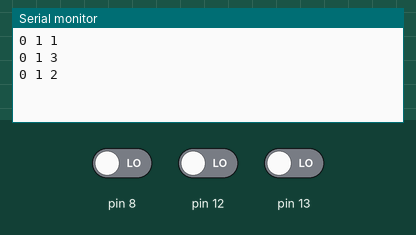
This sketch was run on a simulated Arduino Uno, built with avr-gcc and run on an emulated ATmega328P. Shown: the last lines printed to the serial monitor. The inputs (shaded band) are chosen by the test bench; at power-on: pin 8 LOW, pin 12 LOW, pin 13 LOW.

Above: at 1.2 s.
1.3 s: pin 8 driven HIGH
At 2.5 s:
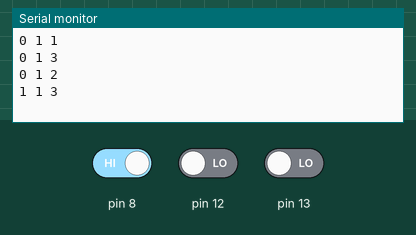
2.8 s: pin 12 driven HIGH
At 3.8 s:
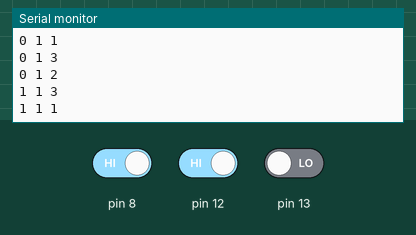
4.3 s: pin 13 driven HIGH
At 5.0 s:
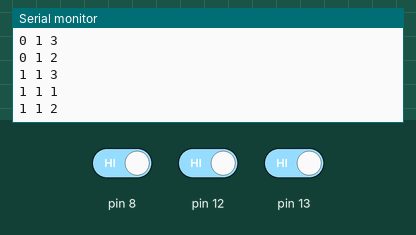
Timing chart, 0 to 7.3 s (numbered marks = the images above; inputs shaded):
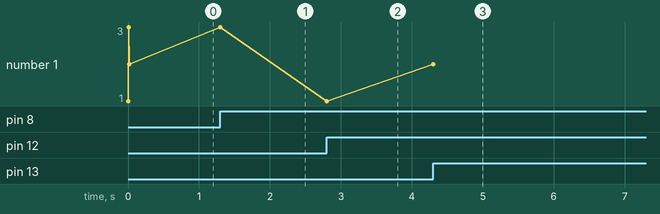

Measured:
- after the input at 1.3 s, the serial monitor: prints a new line at once (image 1)
- after the input at 2.8 s, the serial monitor: prints a new line at once (image 2)
- after the input at 4.3 s, the serial monitor: prints a new line at once (image 3)
- plotted number 1: 1 → 2 after the input at 4.3 s

The sketch:

s2s.ino
```cpp
#include "S2S.h"

// 1 == record
// 2 == play
// 3 == loop

S2S rec1(1,1,12);
S2S play1(1,2,13);
S2S loop1(1,3,8);

void setup() {
  Serial.begin(9600);

}

void loop() {
  rec1.state();
  loop1.state();
  play1.state();
}
```

S2S.h
```cpp
class S2S
{
  public:
    S2S(int samp, int func, int pin);
    void state();
  private:
    int _samp;
    int _func;
    int _pin;
    bool _sent0;
    bool _sent1;
};

S2S::S2S(int samp, int func, int pin)
{
  pinMode(pin, INPUT);
  _samp = samp;
  _func = func;
  _pin = pin;
  _sent0 = false;
  _sent1 = false;
}

void S2S::state()
{
  if (digitalRead(_pin) == HIGH){
    if (!_sent1){
      Serial.print('1');
      Serial.print(' ');
      Serial.print(_samp);
      Serial.print(' ');
      Serial.println(_func);
      _sent1 = true;
      _sent0 = false;
    }
  } else {
    if (!_sent0){
      Serial.print('0');
      Serial.print(' ');
      Serial.print(_samp);
      Serial.print(' ');
      Serial.println(_func);
      _sent0 = true;
      _sent1 = false;
    }
  }
}
```
